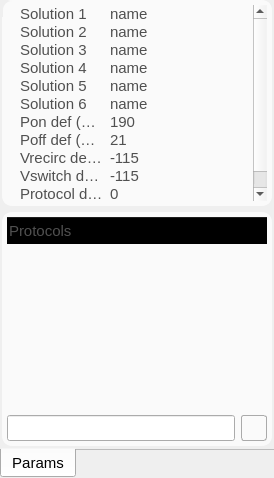
       <widget class="QWidget" name="page_editor">
        <layout class="QGridLayout" name="gridLayout_28">
         <property name="leftMargin">
          <number>0</number>
         </property>
         <property name="topMargin">
          <number>0</number>
         </property>
         <property name="rightMargin">
          <number>0</number>
         </property>
         <property name="bottomMargin">
          <number>0</number>
         </property>
         <item row="0" column="0">
          <widget class="QTabWidget" name="tabWidget_editor_advanced">
           <property name="font">
            <font>
             <pointsize>11</pointsize>
            </font>
           </property>
           <property name="styleSheet">
            <string notr="true"/>
           </property>
           <property name="tabPosition">
            <enum>QTabWidget::South</enum>
           </property>
           <property name="currentIndex">
            <number>0</number>
           </property>
           <property name="usesScrollButtons">
            <bool>false</bool>
           </property>
           <property name="documentMode">
            <bool>true</bool>
           </property>
           <widget class="QWidget" name="tab_6">
            <attribute name="title">
             <string>Params</string>
            </attribute>
            <layout class="QGridLayout" name="gridLayout_31">
             <property name="leftMargin">
              <number>2</number>
             </property>
             <property name="topMargin">
              <number>0</number>
             </property>
             <property name="rightMargin">
              <number>2</number>
             </property>
             <property name="bottomMargin">
              <number>0</number>
             </property>
             <item row="0" column="0">
              <widget class="QGroupBox" name="groupBox_15">
               <property name="styleSheet">
                <string notr="true">QTreeWidget { 
    font-size:11pt;
    color: rgb(80, 80, 80);
    background-color: transparent;
 } 

QScrollBar::vertical {
	/*width: 40px;*/
}

QGroupBox { 
     border: 0px solid; 
 } 

QTreeWidget QHeaderView:section
{
    font-size:11pt;
    height:27px;
    color: rgb(80, 80, 80);
    background-color: transparent;
}

QTreeView::item:hover {
    background: qlineargradient(x1: 0, y1: 0, x2: 0, y2: 1, stop: 0 #f6f7fa, stop: 1 #F0F0FF);
}

QTreeView::item:selected {
    border: 1px solid #F0F0FF;
	color: rgb(20, 20, 20);
}

QTreeView::item:selected:active{
    background: qlineargradient(x1: 0, y1: 0, x2: 0, y2: 1, stop: 0 #F0F0FF, stop: 1 #F0F0FF);
}

QTreeView::item:selected:!active {
       background: qlineargradient(x1: 0, y1: 0, x2: 0, y2: 1, stop: 0 #EEEEEE, stop: 1 #EEEEEE);
}</string>
               </property>
               <property name="title">
                <string/>
               </property>
               <property name="flat">
                <bool>false</bool>
               </property>
               <layout class="QVBoxLayout" name="verticalLayout_5">
                <property name="leftMargin">
                 <number>0</number>
                </property>
                <property name="topMargin">
                 <number>0</number>
                </property>
                <property name="rightMargin">
                 <number>0</number>
                </property>
                <property name="bottomMargin">
                 <number>2</number>
                </property>
                <item>
                 <widget class="QGroupBox" name="groupBox_17">
                  <property name="minimumSize">
                   <size>
                    <width>0</width>
                    <height>200</height>
                   </size>
                  </property>
                  <property name="maximumSize">
                   <size>
                    <width>16777215</width>
                    <height>320</height>
                   </size>
                  </property>
                  <property name="styleSheet">
                   <string notr="true">QGroupBox { 
     border: 2px solid  rgb(250, 250, 250); ; 
     border-radius: 10px; 
    color: rgb( 250, 250, 250);
    background-color: rgb(250, 250, 250);

 } </string>
                  </property>
                  <property name="title">
                   <string>GroupBox</string>
                  </property>
                  <layout class="QGridLayout" name="gridLayout_29">
                   <property name="leftMargin">
                    <number>5</number>
                   </property>
                   <property name="topMargin">
                    <number>5</number>
                   </property>
                   <property name="rightMargin">
                    <number>5</number>
                   </property>
                   <property name="bottomMargin">
                    <number>5</number>
                   </property>
                   <item row="1" column="0">
                    <widget class="QTreeWidget" name="treeWidget_params">
                     <property name="minimumSize">
                      <size>
                       <width>0</width>
                       <height>0</height>
                      </size>
                     </property>
                     <property name="maximumSize">
                      <size>
                       <width>16777215</width>
                       <height>16777215</height>
                      </size>
                     </property>
                     <property name="font">
                      <font>
                       <pointsize>11</pointsize>
                      </font>
                     </property>
                     <property name="accessibleDescription">
                      <string/>
                     </property>
                     <property name="styleSheet">
                      <string notr="true"/>
                     </property>
                     <property name="frameShape">
                      <enum>QFrame::NoFrame</enum>
                     </property>
                     <property name="indentation">
                      <number>10</number>
                     </property>
                     <attribute name="headerVisible">
                      <bool>false</bool>
                     </attribute>
                     <column>
                      <property name="text">
                       <string>Solutions</string>
                      </property>
                     </column>
                     <column>
                      <property name="text">
                       <string>Value</string>
                      </property>
                     </column>
                     <item>
                      <property name="text">
                       <string notr="true">Solution 1</string>
                      </property>
                      <property name="text">
                       <string notr="true">name</string>
                      </property>
                     </item>
                     <item>
                      <property name="text">
                       <string>Solution 2</string>
                      </property>
                      <property name="text">
                       <string notr="true">name</string>
                      </property>
                     </item>
                     <item>
                      <property name="text">
                       <string>Solution 3</string>
                      </property>
                      <property name="text">
                       <string notr="true">name</string>
                      </property>
                     </item>
                     <item>
                      <property name="text">
                       <string>Solution 4</string>
                      </property>
                      <property name="text">
                       <string notr="true">name</string>
                      </property>
                     </item>
                     <item>
                      <property name="text">
                       <string>Solution 5</string>
                      </property>
                      <property name="text">
                       <string>name</string>
                      </property>
                     </item>
                     <item>
                      <property name="text">
                       <string>Solution 6</string>
                      </property>
                      <property name="text">
                       <string>name</string>
                      </property>
                     </item>
                     <item>
                      <property name="text">
                       <string>Pon def (mbar)</string>
                      </property>
                      <property name="text">
                       <string notr="true">190</string>
                      </property>
                     </item>
                     <item>
                      <property name="text">
                       <string>Poff def (mbar)</string>
                      </property>
                      <property name="text">
                       <string notr="true">21</string>
                      </property>
                     </item>
                     <item>
                      <property name="text">
                       <string>Vrecirc def (mbar)</string>
                      </property>
                      <property name="text">
                       <string notr="true">-115</string>
                      </property>
                     </item>
                     <item>
                      <property name="text">
                       <string>Vswitch def (mbar)</string>
                      </property>
                      <property name="text">
                       <string notr="true">-115</string>
                      </property>
                     </item>
                     <item>
                      <property name="text">
                       <string>Protocol duration (s)</string>
                      </property>
                      <property name="text">
                       <string notr="true">0</string>
                      </property>
                     </item>
                    </widget>
                   </item>
                  </layout>
                 </widget>
                </item>
                <item>
                 <widget class="QGroupBox" name="groupBox_18">
                  <property name="styleSheet">
                   <string notr="true">QGroupBox { 
     border: 2px solid  rgb(250, 250, 250); ; 
     border-radius: 10px; 
    color: rgb( 250, 250, 250);
    background-color: rgb(250, 250, 250);
 } </string>
                  </property>
                  <property name="title">
                   <string/>
                  </property>
                  <property name="flat">
                   <bool>false</bool>
                  </property>
                  <layout class="QGridLayout" name="gridLayout_30">
                   <property name="leftMargin">
                    <number>5</number>
                   </property>
                   <property name="topMargin">
                    <number>5</number>
                   </property>
                   <property name="rightMargin">
                    <number>5</number>
                   </property>
                   <property name="bottomMargin">
                    <number>5</number>
                   </property>
                   <item row="2" column="0">
                    <widget class="QLineEdit" name="lineEdit_protocolPath">
                     <property name="enabled">
                      <bool>true</bool>
                     </property>
                     <property name="minimumSize">
                      <size>
                       <width>0</width>
                       <height>26</height>
                      </size>
                     </property>
                     <property name="font">
                      <font>
                       <pointsize>8</pointsize>
                      </font>
                     </property>
                     <property name="toolTip">
                      <string>&lt;html&gt;&lt;head/&gt;&lt;body&gt;&lt;p&gt;Current protocol folder&lt;/p&gt;&lt;/body&gt;&lt;/html&gt;</string>
                     </property>
                     <property name="readOnly">
                      <bool>true</bool>
                     </property>
                    </widget>
                   </item>
                   <item row="2" column="1">
                    <widget class="QPushButton" name="pushButton_openFolder">
                     <property name="maximumSize">
                      <size>
                       <width>26</width>
                       <height>26</height>
                      </size>
                     </property>
                     <property name="toolTip">
                      <string>&lt;html&gt;&lt;head/&gt;&lt;body&gt;&lt;p&gt;Set current protocol folder&lt;/p&gt;&lt;/body&gt;&lt;/html&gt;</string>
                     </property>
                     <property name="styleSheet">
                      <string notr="true"> QPushButton {
     border: 1px solid #aaaaaa;
     border-radius: 3px;
     width: 25px;
     height: 25px;
     font-size: 16px;
     background-color: qlineargradient(x1: 0, y1: 0, x2: 0, y2: 1,
                                       stop: 0 #f6f7fa, stop: 1 #dadbde);

 }

 QPushButton:focus:pressed {
     background-color: qlineargradient(x1: 0, y1: 0, x2: 0, y2: 1,
                                       stop: 0 #F0F0FF, stop: 1 #f6f7fa);
 }

 QPushButton:hover {
     background-color: qlineargradient(x1: 0, y1: 0, x2: 0, y2: 1,
                                       stop: 0 #f6f7fa, stop: 1 #F0F0FF);
 }

QPushButton:disabled{ background-color: #CCCCCC; }

 QPushButton:flat {
     border: none; /* no border for a flat push button */
 }

 QPushButton:default {
     border-color: navy; /* make the default button prominent */
 }</string>
                     </property>
                     <property name="text">
                      <string/>
                     </property>
                     <property name="icon">
                      <iconset resource="resources.qrc">
                       <normaloff>:/icons/folder.png</normaloff>:/icons/folder.png</iconset>
                     </property>
                    </widget>
                   </item>
                   <item row="0" column="0" colspan="2">
                    <widget class="QTreeWidget" name="treeWidget_protocol_folder">
                     <property name="maximumSize">
                      <size>
                       <width>16777215</width>
                       <height>16777215</height>
                      </size>
                     </property>
                     <property name="toolTip">
                      <string>&lt;html&gt;&lt;head/&gt;&lt;body&gt;&lt;p&gt;List of protocols in the folder&lt;/p&gt;&lt;/body&gt;&lt;/html&gt;</string>
                     </property>
                     <property name="styleSheet">
                      <string notr="true"/>
                     </property>
                     <property name="frameShape">
                      <enum>QFrame::NoFrame</enum>
                     </property>
                     <property name="frameShadow">
                      <enum>QFrame::Plain</enum>
                     </property>
                     <property name="autoScrollMargin">
                      <number>16</number>
                     </property>
                     <property name="indentation">
                      <number>10</number>
                     </property>
                     <column>
                      <property name="text">
                       <string>Protocols</string>
                      </property>
                     </column>
                    </widget>
                   </item>
                  </layout>
                 </widget>
                </item>
               </layout>
              </widget>
             </item>
            </layout>
           </widget>
          </widget>
         </item>
        </layout>
       </widget>
